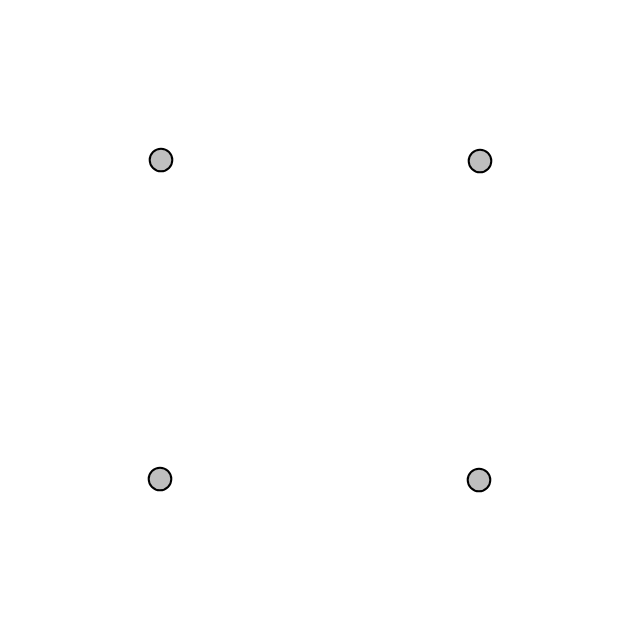
Frame 1 (no input)
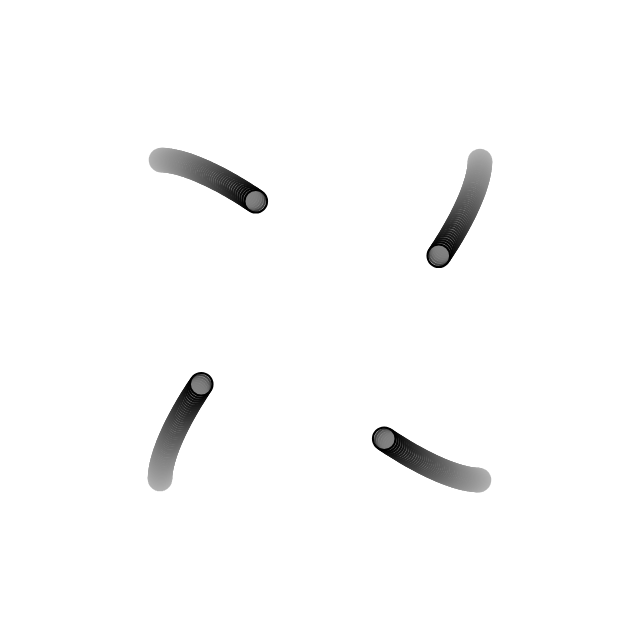
Frame 60 (no input)
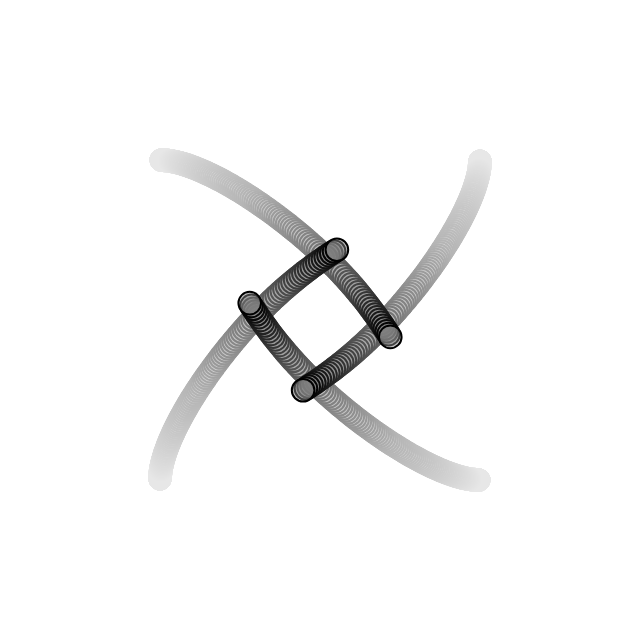
Frame 120 (the mouse pressed at the canvas centre since frame 60)

The p5.js sketch that drew these frames (run headless with seeded random() and noise() and a simulated clock; from frame 60 on, the mouse is pressed at the canvas centre):

// p5.js sketch
// ── sketch.js
let bodyA;
let bodyB;

function setup() {
  createCanvas(640, 640);
  bodyA = new Body(1/4 * width, 1/4 * height);
  bodyB = new Body(3/4 * width, 1/4 * height);
  bodyC = new Body(1/4 * width, 3/4 * height);
  bodyD = new Body(3/4 * width, 3/4 * height);

  bodyA.vel = createVector(1, 0);
  bodyB.vel = createVector(0, 1);
  bodyC.vel = createVector(0, -1);
  bodyD.vel = createVector(-1, 0);
}

function draw() {
  background(255,5);

  bodyA.attract(bodyB);
  bodyA.attract(bodyC);
  bodyA.attract(bodyD);

  bodyB.attract(bodyA);
  bodyB.attract(bodyC);
  bodyB.attract(bodyD);

  bodyC.attract(bodyA);
  bodyC.attract(bodyB);
  bodyC.attract(bodyD);

  bodyD.attract(bodyA);
  bodyD.attract(bodyB);
  bodyD.attract(bodyC);

  bodyA.update();
  bodyA.show();

  bodyB.update();
  bodyB.show();

  bodyC.update();
  bodyC.show();

  bodyD.update();
  bodyD.show();
}

// ── mover.js
class Body {
  constructor(x, y) {
    this.pos = createVector(x, y);
    this.vel = createVector(0, 0);
    this.acc = createVector(0, 0);
    this.mass = 8;
    this.r = sqrt(this.mass)*2;
  }
  
  applyForce(force){
    let f = p5.Vector.div(force, this.mass);
    this.acc.add(f);
  }

  update() {
    this.pos.add(this.vel);
    this.vel.add(this.acc);
    this.acc.mult(0);
  }

  show() {
    stroke(0);
    strokeWeight(2);
    fill(127,127);
    circle(this.pos.x, this.pos.y, this.r*4);
  }
  
    attract(body) {
    let force = p5.Vector.sub(this.pos, body.pos);
    let d = constrain(force.mag(), 5, 25);
    let G = 1;
    let strength = (G * this.mass * body.mass) / (d * d);
    force.setMag(strength);
    body.applyForce(force);
  }

}
